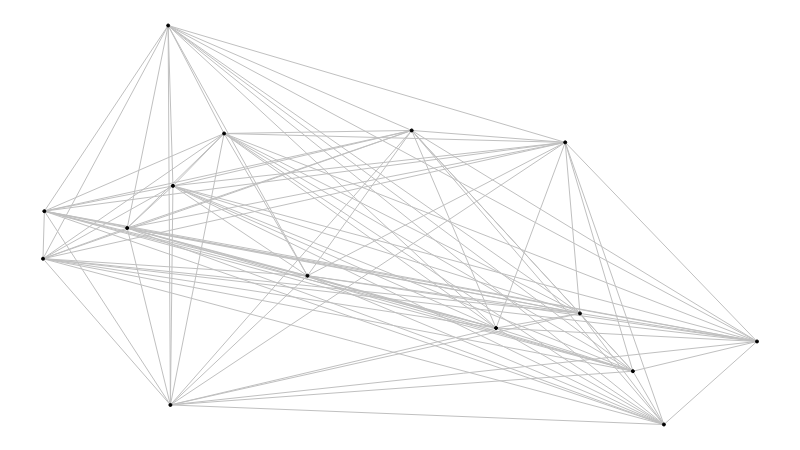

Notebook code for this chart:
### Markdown cell above
Gerando um grafo completo:

### Code cell
g = sn.generate_complete_graph(15)

sn.show_graph(g)

### Figure 1 — Plotly figure (JSON) as saved in the notebook; plotly's stock layout.template omitted (floating-point values rounded to 4 significant figures; data arrays with more than 128 entries replaced by an {"elided": "..."} marker saying what was removed)
{"data": [{"hoverinfo": "none", "line": {"color": "rgb(192, 192, 192)", "width": 1}, "mode": "lines", "x": {"elided": "315 float values"}, "y": {"elided": "315 float values"}}, {"hoverinfo": "none", "marker": {"color": "rgb(0, 0, 0)", "line": {"color": "rgb(0, 0, 0)", "width": 1}, "size": 3}, "mode": "markers+text", "text": [], "textfont": {"color": "rgb(255, 255, 255)"}, "textposition": "middle center", "x": [0.6183, 0.7321, 0.8039, 0.5039, 0.005623, 0.1735, 0.18, 0.2494, 0.7121, 0.3625, 0.846, 0.003775, 0.9723, 0.118, 0.1766], "y": [0.3215, 0.3534, 0.2276, 0.7519, 0.5761, 0.9804, 0.6312, 0.7453, 0.7259, 0.4354, 0.1115, 0.4726, 0.2923, 0.5394, 0.1541]}], "layout": {"height": 450, "margin": {"b": 0, "l": 0, "r": 0, "t": 0}, "showlegend": false, "width": 800, "xaxis": {"showgrid": false, "showticklabels": false, "zeroline": false}, "yaxis": {"showgrid": false, "showticklabels": false, "zeroline": false}}}
